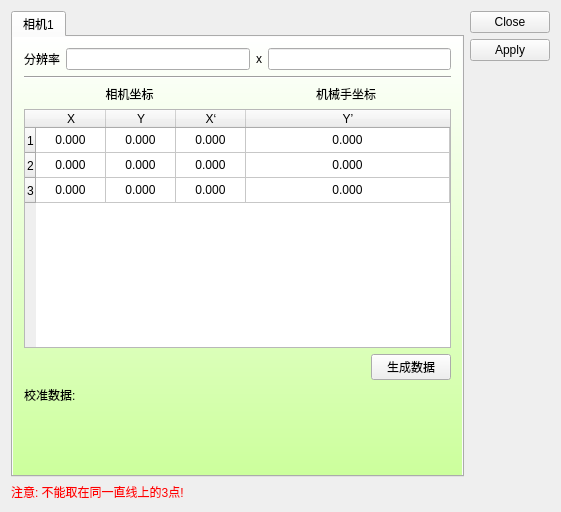
<?xml version="1.0" encoding="UTF-8"?>
<ui version="4.0">
 <class>CamCalibration</class>
 <widget class="QWidget" name="CamCalibration">
  <property name="geometry">
   <rect>
    <x>0</x>
    <y>0</y>
    <width>561</width>
    <height>512</height>
   </rect>
  </property>
  <property name="windowTitle">
   <string>相机校准</string>
  </property>
  <layout class="QGridLayout" name="gridLayout">
   <item row="0" column="0">
    <widget class="QTabWidget" name="tabWidget">
     <property name="currentIndex">
      <number>0</number>
     </property>
     <widget class="QWidget" name="tab">
      <property name="styleSheet">
       <string notr="true">#tab{background-color: qlineargradient(spread:pad, x1:0, y1:1, x2:0, y2:0, stop:0 rgba(204, 255, 156, 255), stop:1 rgba(255, 255, 255, 255));}</string>
      </property>
      <attribute name="title">
       <string>相机1</string>
      </attribute>
      <layout class="QVBoxLayout" name="verticalLayout">
       <item>
        <layout class="QHBoxLayout" name="horizontalLayout_4">
         <item>
          <widget class="QLabel" name="label_9">
           <property name="text">
            <string>分辨率</string>
           </property>
          </widget>
         </item>
         <item>
          <widget class="QLineEdit" name="lineEdit">
           <property name="alignment">
            <set>Qt::AlignRight|Qt::AlignTrailing|Qt::AlignVCenter</set>
           </property>
          </widget>
         </item>
         <item>
          <widget class="QLabel" name="label_10">
           <property name="text">
            <string>x</string>
           </property>
          </widget>
         </item>
         <item>
          <widget class="QLineEdit" name="lineEdit_2"/>
         </item>
        </layout>
       </item>
       <item>
        <widget class="Line" name="line">
         <property name="orientation">
          <enum>Qt::Horizontal</enum>
         </property>
        </widget>
       </item>
       <item>
        <layout class="QHBoxLayout" name="horizontalLayout">
         <item>
          <widget class="QLabel" name="label_6">
           <property name="text">
            <string>相机坐标</string>
           </property>
           <property name="alignment">
            <set>Qt::AlignCenter</set>
           </property>
          </widget>
         </item>
         <item>
          <widget class="QLabel" name="label_5">
           <property name="text">
            <string>机械手坐标</string>
           </property>
           <property name="alignment">
            <set>Qt::AlignCenter</set>
           </property>
          </widget>
         </item>
        </layout>
       </item>
       <item>
        <widget class="QTableWidget" name="tableWidget">
         <attribute name="horizontalHeaderDefaultSectionSize">
          <number>70</number>
         </attribute>
         <attribute name="horizontalHeaderStretchLastSection">
          <bool>true</bool>
         </attribute>
         <attribute name="verticalHeaderDefaultSectionSize">
          <number>25</number>
         </attribute>
         <row/>
         <row/>
         <row/>
         <column>
          <property name="text">
           <string>X</string>
          </property>
         </column>
         <column>
          <property name="text">
           <string>Y</string>
          </property>
         </column>
         <column>
          <property name="text">
           <string>X‘</string>
          </property>
         </column>
         <column>
          <property name="text">
           <string>Y’</string>
          </property>
         </column>
         <item row="0" column="0">
          <property name="text">
           <string>0.000</string>
          </property>
          <property name="textAlignment">
           <set>AlignCenter</set>
          </property>
         </item>
         <item row="0" column="1">
          <property name="text">
           <string>0.000</string>
          </property>
          <property name="textAlignment">
           <set>AlignCenter</set>
          </property>
         </item>
         <item row="0" column="2">
          <property name="text">
           <string>0.000</string>
          </property>
          <property name="textAlignment">
           <set>AlignCenter</set>
          </property>
         </item>
         <item row="0" column="3">
          <property name="text">
           <string>0.000</string>
          </property>
          <property name="textAlignment">
           <set>AlignCenter</set>
          </property>
         </item>
         <item row="1" column="0">
          <property name="text">
           <string>0.000</string>
          </property>
          <property name="textAlignment">
           <set>AlignCenter</set>
          </property>
         </item>
         <item row="1" column="1">
          <property name="text">
           <string>0.000</string>
          </property>
          <property name="textAlignment">
           <set>AlignCenter</set>
          </property>
         </item>
         <item row="1" column="2">
          <property name="text">
           <string>0.000</string>
          </property>
          <property name="textAlignment">
           <set>AlignCenter</set>
          </property>
         </item>
         <item row="1" column="3">
          <property name="text">
           <string>0.000</string>
          </property>
          <property name="textAlignment">
           <set>AlignCenter</set>
          </property>
         </item>
         <item row="2" column="0">
          <property name="text">
           <string>0.000</string>
          </property>
          <property name="textAlignment">
           <set>AlignCenter</set>
          </property>
         </item>
         <item row="2" column="1">
          <property name="text">
           <string>0.000</string>
          </property>
          <property name="textAlignment">
           <set>AlignCenter</set>
          </property>
         </item>
         <item row="2" column="2">
          <property name="text">
           <string>0.000</string>
          </property>
          <property name="textAlignment">
           <set>AlignCenter</set>
          </property>
         </item>
         <item row="2" column="3">
          <property name="text">
           <string>0.000</string>
          </property>
          <property name="textAlignment">
           <set>AlignCenter</set>
          </property>
         </item>
        </widget>
       </item>
       <item>
        <layout class="QHBoxLayout" name="horizontalLayout_2">
         <item>
          <spacer name="horizontalSpacer">
           <property name="orientation">
            <enum>Qt::Horizontal</enum>
           </property>
           <property name="sizeHint" stdset="0">
            <size>
             <width>40</width>
             <height>20</height>
            </size>
           </property>
          </spacer>
         </item>
         <item>
          <widget class="QPushButton" name="pushButton">
           <property name="text">
            <string>生成数据</string>
           </property>
          </widget>
         </item>
        </layout>
       </item>
       <item>
        <widget class="QLabel" name="label">
         <property name="text">
          <string>校准数据:</string>
         </property>
        </widget>
       </item>
       <item>
        <widget class="QLabel" name="label_2"/>
       </item>
       <item>
        <widget class="QLabel" name="label_3"/>
       </item>
       <item>
        <widget class="QLabel" name="label_4"/>
       </item>
      </layout>
     </widget>
    </widget>
   </item>
   <item row="0" column="1">
    <widget class="QDialogButtonBox" name="buttonBox">
     <property name="orientation">
      <enum>Qt::Vertical</enum>
     </property>
     <property name="standardButtons">
      <set>QDialogButtonBox::Apply|QDialogButtonBox::Close</set>
     </property>
    </widget>
   </item>
   <item row="1" column="0">
    <widget class="QLabel" name="label_13">
     <property name="styleSheet">
      <string notr="true">color: rgb(255, 0, 0);</string>
     </property>
     <property name="text">
      <string>注意: 不能取在同一直线上的3点!</string>
     </property>
    </widget>
   </item>
  </layout>
 </widget>
 <layoutdefault spacing="6" margin="11"/>
 <resources/>
 <connections>
  <connection>
   <sender>buttonBox</sender>
   <signal>accepted()</signal>
   <receiver>CamCalibration</receiver>
   <slot>close()</slot>
   <hints>
    <hint type="sourcelabel">
     <x>371</x>
     <y>21</y>
    </hint>
    <hint type="destinationlabel">
     <x>175</x>
     <y>3</y>
    </hint>
   </hints>
  </connection>
  <connection>
   <sender>buttonBox</sender>
   <signal>rejected()</signal>
   <receiver>CamCalibration</receiver>
   <slot>close()</slot>
   <hints>
    <hint type="sourcelabel">
     <x>345</x>
     <y>166</y>
    </hint>
    <hint type="destinationlabel">
     <x>270</x>
     <y>5</y>
    </hint>
   </hints>
  </connection>
 </connections>
</ui>
